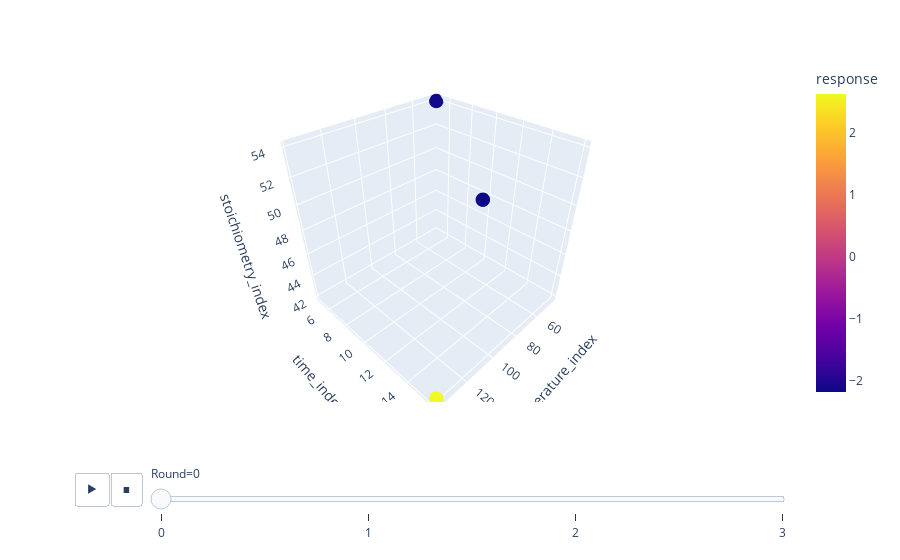
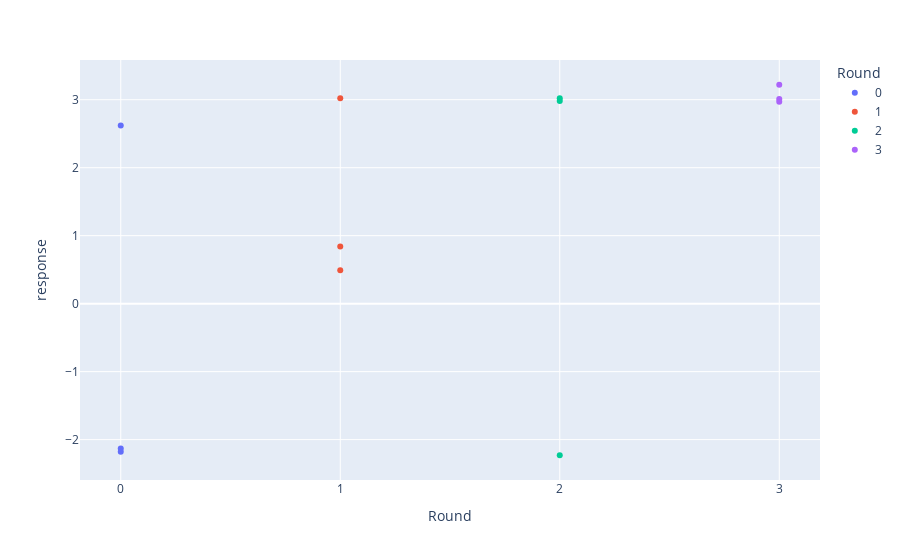

Notebook code for these charts, in order:
### Code cell
#Plots for each round
#First plot shows selection of parameter space for each iteration 
#Second plot shows response at each round

df = pd.DataFrame()
result_round_counter= []
test_this()
# def plotly_plot(dataframe):



for i in range(len(result_round_counter)):
    file_name = pd.read_csv('results/round{}.csv'.format(i))
    file_name['Round'] = i
    file_name = file_name.astype({'Round':str})
    file_name = file_name.rename(columns={'Unnamed: 0':'parameter_space'})
    df = df.append(file_name,ignore_index=True)

fig3 = px.scatter_3d(df, x='temperature_index', y='time_index', z='stoichiometry_index', animation_frame = 'Round', color = 'response', hover_name = 'response', hover_data = ['response'])
fig3.update_traces(marker=dict(size=5))
fig3.show() 

fig = px.scatter(df, x='Round', y='response', color='Round')
fig.show()

### Figure 1 — Plotly figure (JSON) as saved in the notebook; plotly's stock layout.template omitted (floating-point values rounded to 4 significant figures)
{"data": [{"customdata": [[-2.13], [-2.18], [2.62]], "hovertemplate": "<b>%{hovertext}</b><br><br>Round=0<br>temperature_index=%{x}<br>time_index=%{y}<br>stoichiometry_index=%{z}<br>response=%{marker.color}<extra></extra>", "hovertext": [-2.13, -2.18, 2.62], "legendgroup": "", "marker": {"color": [-2.13, -2.18, 2.62], "coloraxis": "coloraxis", "size": 5, "symbol": "circle"}, "mode": "markers", "name": "", "scene": "scene", "showlegend": false, "type": "scatter3d", "x": [44, 70, 138], "y": [5, 12, 16], "z": [54, 50, 42]}], "layout": {"coloraxis": {"colorbar": {"title": {"text": "response"}}, "colorscale": [[0, "#0d0887"], [0.1111, "#46039f"], [0.2222, "#7201a8"], [0.3333, "#9c179e"], [0.4444, "#bd3786"], [0.5556, "#d8576b"], [0.6667, "#ed7953"], [0.7778, "#fb9f3a"], [0.8889, "#fdca26"], [1, "#f0f921"]]}, "legend": {"tracegroupgap": 0}, "margin": {"t": 60}, "scene": {"domain": {"x": [0, 1], "y": [0, 1]}, "xaxis": {"title": {"text": "temperature_index"}}, "yaxis": {"title": {"text": "time_index"}}, "zaxis": {"title": {"text": "stoichiometry_index"}}}, "sliders": [{"active": 0, "currentvalue": {"prefix": "Round="}, "len": 0.9, "pad": {"b": 10, "t": 60}, "steps": [{"args": [["0"], {"frame": {"duration": 0, "redraw": true}, "fromcurrent": true, "mode": "immediate", "transition": {"duration": 0, "easing": "linear"}}], "label": "0", "method": "animate"}, {"args": [["1"], {"frame": {"duration": 0, "redraw": true}, "fromcurrent": true, "mode": "immediate", "transition": {"duration": 0, "easing": "linear"}}], "label": "1", "method": "animate"}, {"args": [["2"], {"frame": {"duration": 0, "redraw": true}, "fromcurrent": true, "mode": "immediate", "transition": {"duration": 0, "easing": "linear"}}], "label": "2", "method": "animate"}, {"args": [["3"], {"frame": {"duration": 0, "redraw": true}, "fromcurrent": true, "mode": "immediate", "transition": {"duration": 0, "easing": "linear"}}], "label": "3", "method": "animate"}], "x": 0.1, "xanchor": "left", "y": 0, "yanchor": "top"}], "updatemenus": [{"buttons": [{"args": [null, {"frame": {"duration": 500, "redraw": true}, "fromcurrent": true, "mode": "immediate", "transition": {"duration": 500, "easing": "linear"}}], "label": "&#9654;", "method": "animate"}, {"args": [[null], {"frame": {"duration": 0, "redraw": true}, "fromcurrent": true, "mode": "immediate", "transition": {"duration": 0, "easing": "linear"}}], "label": "&#9724;", "method": "animate"}], "direction": "left", "pad": {"r": 10, "t": 70}, "showactive": false, "type": "buttons", "x": 0.1, "xanchor": "right", "y": 0, "yanchor": "top"}]}}

### Figure 2 — Plotly figure (JSON) as saved in the notebook; plotly's stock layout.template omitted (floating-point values rounded to 4 significant figures)
{"data": [{"hovertemplate": "Round=%{x}<br>response=%{y}<extra></extra>", "legendgroup": "0", "marker": {"color": "#636efa", "symbol": "circle"}, "mode": "markers", "name": "0", "orientation": "v", "showlegend": true, "type": "scatter", "x": ["0", "0", "0"], "xaxis": "x", "y": [-2.13, -2.18, 2.62], "yaxis": "y"}, {"hovertemplate": "Round=%{x}<br>response=%{y}<extra></extra>", "legendgroup": "1", "marker": {"color": "#EF553B", "symbol": "circle"}, "mode": "markers", "name": "1", "orientation": "v", "showlegend": true, "type": "scatter", "x": ["1", "1", "1"], "xaxis": "x", "y": [3.02, 0.49, 0.84], "yaxis": "y"}, {"hovertemplate": "Round=%{x}<br>response=%{y}<extra></extra>", "legendgroup": "2", "marker": {"color": "#00cc96", "symbol": "circle"}, "mode": "markers", "name": "2", "orientation": "v", "showlegend": true, "type": "scatter", "x": ["2", "2", "2"], "xaxis": "x", "y": [-2.23, 3.02, 2.98], "yaxis": "y"}, {"hovertemplate": "Round=%{x}<br>response=%{y}<extra></extra>", "legendgroup": "3", "marker": {"color": "#ab63fa", "symbol": "circle"}, "mode": "markers", "name": "3", "orientation": "v", "showlegend": true, "type": "scatter", "x": ["3", "3", "3"], "xaxis": "x", "y": [3.01, 2.97, 3.22], "yaxis": "y"}], "layout": {"legend": {"title": {"text": "Round"}, "tracegroupgap": 0}, "margin": {"t": 60}, "xaxis": {"anchor": "y", "categoryarray": ["0", "1", "2", "3"], "categoryorder": "array", "domain": [0, 1], "title": {"text": "Round"}}, "yaxis": {"anchor": "x", "domain": [0, 1], "title": {"text": "response"}}}}
